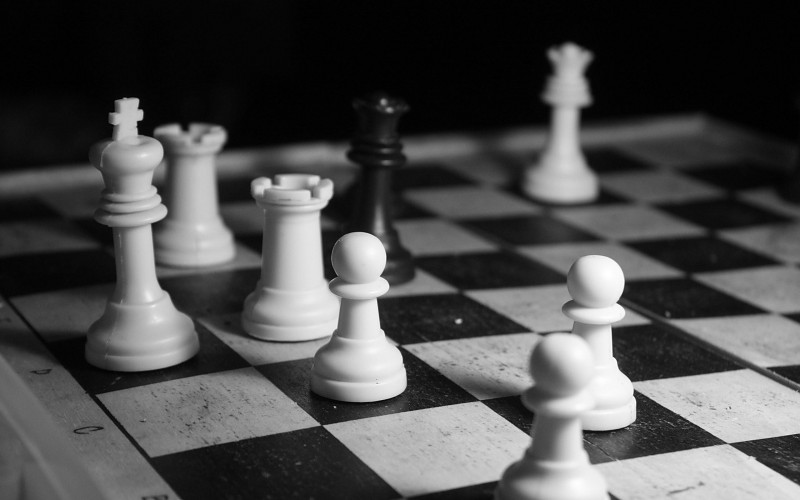
//> input picture OpenCV Edex/histograma/histograma/chess.jpg, 800 x 500 px
$ ./Source   (built with g++ and OpenCV 4)
//> lines starting //> are read from the running program, lines starting //| are printed output that depends on the picture


#include <opencv2/opencv.hpp>
#include <stdio.h>
#include <iostream>
#include "opencv2/highgui/highgui.hpp"
#include "opencv2/imgproc/imgproc.hpp"

using namespace cv;
using namespace std;


int main(){
	//Cargamos la imagen
	char NombreImagen[] = "chess.jpg";
	Mat src, dst;
	src = cv::imread(NombreImagen);
//> src is the input picture: 500 rows x 800 cols, CV_8UC3; min 0, max 255, mean 76.6
	//Comprobando la carga de la imagen
	if (!src.data){
		cout << "Error al cargar la imagen" << NombreImagen << endl;
		exit(1);
	}

	//Se crea un vector de matrices llamado bgr_planos, aqui se guardaran los canales RGB de la imagen
	vector<Mat> bgr_planes;

	// Usamos la funcion split para separar los canales de una imagen multicanal en canales RGB independientes
	split(src, bgr_planes);


	//Matrices de salida despues de calcular el histograma
	int histSize = 256;
	float Range[] = { 0, 256 };
	const float *histRange = { Range };
	bool uniform = true;
	bool accumulate = false;
	Mat b_hist, r_hist, g_hist;

	//Calculando el histograma
	calcHist(&bgr_planes[0], 1, 0, Mat(), b_hist, 1, &histSize, &histRange, uniform, accumulate);
//> b_hist = 256 values, max 40927 at index 2, min 17 at index 255, mean 1562.5
	calcHist(&bgr_planes[1], 1, 0, Mat(), g_hist, 1, &histSize, &histRange, uniform, accumulate);
//> g_hist has the same summary as b_hist
	calcHist(&bgr_planes[2], 1, 0, Mat(), r_hist, 1, &histSize, &histRange, uniform, accumulate);
//> r_hist has the same summary as b_hist

	//Dibujando el histograma
	int hist_w = 800;
	int hist_h = 600;
	//Para la relacion de Pixeles vs muestras de intensidad.
	int bin_w = cvRound((double)hist_w / histSize);

	Mat histImage(hist_h, hist_w, CV_8UC3, Scalar(0, 0, 0));

	normalize(b_hist, b_hist, 0, histImage.rows, NORM_MINMAX, -1, Mat());
//> b_hist = 256 values, max 600 at index 2, min 0 at index 255, mean 22.67
	normalize(r_hist, r_hist, 0, histImage.rows, NORM_MINMAX, -1, Mat());
//> r_hist has the same summary as b_hist
	normalize(g_hist, g_hist, 0, histImage.rows, NORM_MINMAX, -1, Mat());
//> g_hist has the same summary as b_hist

	for (int i = 1; i < histSize; i++){
		line(histImage, Point(bin_w*(i - 1), hist_h - cvRound(b_hist.at<float>(i - 1))),
			Point(bin_w*(i), hist_h - cvRound(b_hist.at<float>(i))),
			Scalar(255, 0, 0), 2, 8, 0);
		line(histImage, Point(bin_w*(i - 1), hist_h - cvRound(g_hist.at<float>(i - 1))),
			Point(bin_w*(i), hist_h - cvRound(g_hist.at<float>(i))),
			Scalar(0, 255, 0), 2, 8, 0);
		line(histImage, Point(bin_w*(i - 1), hist_h - cvRound(r_hist.at<float>(i - 1))),
			Point(bin_w*(i), hist_h - cvRound(r_hist.at<float>(i))),
			Scalar(0, 0, 255), 2, 8, 0);
	}
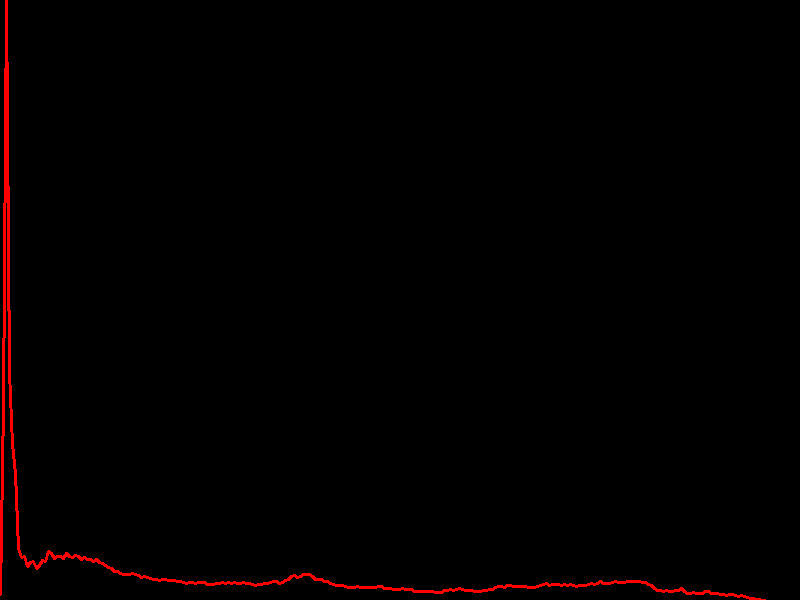
//> histImage: 600 rows x 800 cols, CV_8UC3; mean B, G, R 0, 0, 2.9


	/// Display
	namedWindow("Histograma", CV_WINDOW_AUTOSIZE);
	imshow("Histograma", histImage);
	waitKey(0);

	return 0;


}
